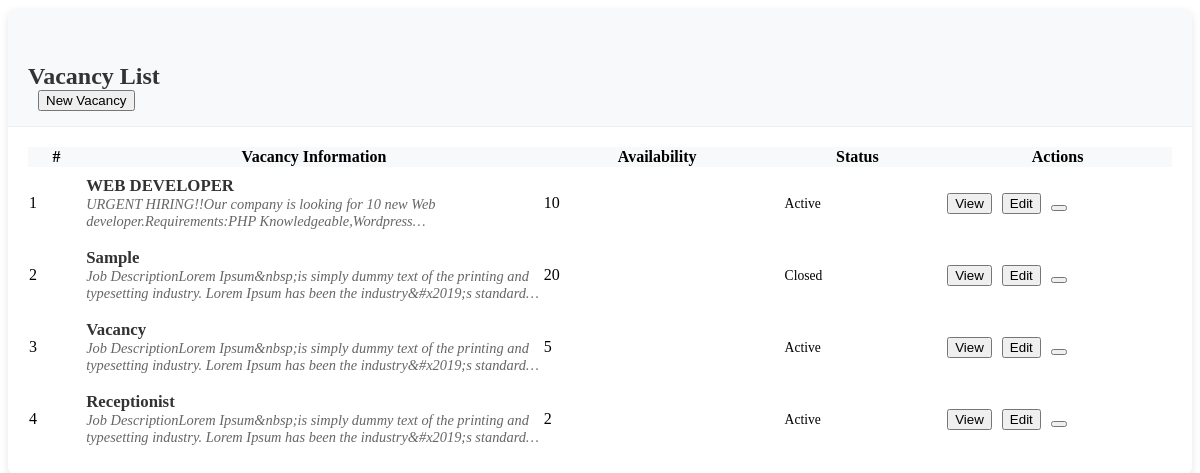
Before: /admin/vacancy.php with the older database file.
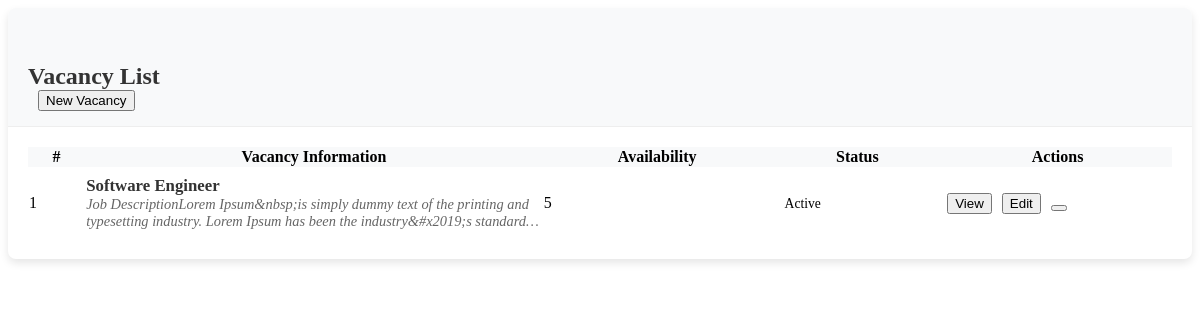
After: the same page with the newer database file.
### tables this page shows
CREATE TABLE `vacancy` (
  `id` int(30) NOT NULL,
  `position` varchar(200) NOT NULL,
  `availability` int(30) NOT NULL,
  `description` text NOT NULL,
  `status` tinyint(1) NOT NULL DEFAULT 1,
  `date_created` datetime NOT NULL DEFAULT current_timestamp()
);

### admin/vacancy.php (the view, shortened to what this page needs)
<?php include('db_connect.php'); ?>
<!DOCTYPE html>
<html lang="en">
<head>
</head>
<body>
<div class="container-fluid py-4">
    <div class="row">
        <div class="col-lg-12">
            <div class="card">
                <div class="card-header d-flex justify-content-between align-items-center">
                    <h5 class="page-title">Vacancy List</h5>
                    <div class="action-buttons">
                        <button class="btn btn-primary" type="button" id="new_vacancy">
                            <i class="fa fa-plus"></i> New Vacancy
                        </button>
                    </div>
                </div>
                <div class="card-body">
                    <div class="table-responsive">
                        <table class="table table-hover">
                            <thead>
                                <tr>
                                    <th width="5%" class="text-center">#</th>
                                    <th width="40%">Vacancy Information</th>
                                    <th width="20%" class="text-center">Availability</th>
                                    <th width="15%" class="text-center">Status</th>
                                    <th width="20%" class="text-center">Actions</th>
                                </tr>
                            </thead>
                            <tbody>
                                <?php
                                $i = 1;
                                $vacancies = $conn->query("SELECT * FROM vacancy ORDER BY id ASC");
                                if ($vacancies->num_rows > 0):
                                    while($row = $vacancies->fetch_assoc()):
                                        $trans = get_html_translation_table(HTML_ENTITIES, ENT_QUOTES);
                                        unset($trans["\""], $trans["<"], $trans[">"], $trans["<h2"]);
                                        $desc = strtr(html_entity_decode($row['description']), $trans);
                                        $desc = str_replace(array("<li>","</li>"), array("",","), $desc);
                                ?>
                                <tr>
                                    <td class="text-center"><?php echo $i++; ?></td>
                                    <td>
                                        <div class="vacancy-info">
                                            <div class="position-title"><?php echo $row['position']; ?></div>
                                            <div class="position-description"><?php echo strip_tags($desc); ?></div>
                                        </div>
                                    </td>
                                    <td class="text-center availability">
                                        <?php echo $row['availability']; ?>
                                    </td>
                                    <td class="text-center">
                                        <?php if($row['status'] == 1): ?>
                                            <span class="status-badge badge-success">Active</span>
                                        <?php else: ?>
                                            <span class="status-badge badge-danger">Closed</span>
                                        <?php endif; ?>
                                    </td>
                                    <td class="text-center">
                                        <button class="btn btn-sm btn-outline-info btn-action view_vacancy" type="button" data-id="<?php echo $row['id']; ?>">
                                            <i class="fa fa-eye"></i> View
                                        </button>
                                        <button class="btn btn-sm btn-outline-primary btn-action edit_vacancy" type="button" data-id="<?php echo $row['id']; ?>">
                                            <i class="fa fa-edit"></i> Edit
                                        </button>
                                        <button class="btn btn-sm btn-outline-danger btn-action delete_vacancy" type="button" data-id="<?php echo $row['id']; ?>">
                                        </button>
                                    </td>
                                </tr>
                                <?php
                                    endwhile;
                                else:
                                ?>
                                <tr>
                                    <td colspan="5" class="text-center">No vacancies found</td>
                                </tr>
                                <?php endif; ?>
                            </tbody>
                        </table>
                    </div>
                </div>
            </div>
        </div>
    </div>
</div>
</body>
</html>

Changed rows visible on the page:
removed vacancy: position "WEB DEVELOPER", description "URGENT HIRING!!Our company is looking for 10 new Web developer.Requirements:PHP…", availability "10", status "Active"
removed vacancy: position "Sample", description "Job DescriptionLorem Ipsum&nbsp;is simply dummy text of the printing and typesetting industry. Lorem Ipsum has been the industry&#x2019;s…", availability "20", status "Closed"
removed vacancy: position "Receptionist", description "Job DescriptionLorem Ipsum&nbsp;is simply dummy text of the printing and typesetting industry. Lorem Ipsum has been the industry&#x2019;s…", availability "2", status "Active"
changed vacancy: position "Vacancy" → "Software Engineer"
